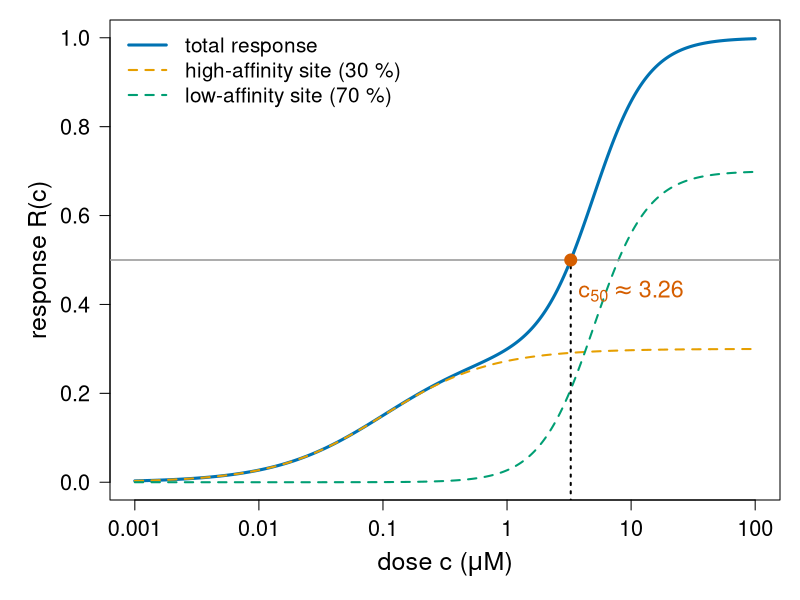
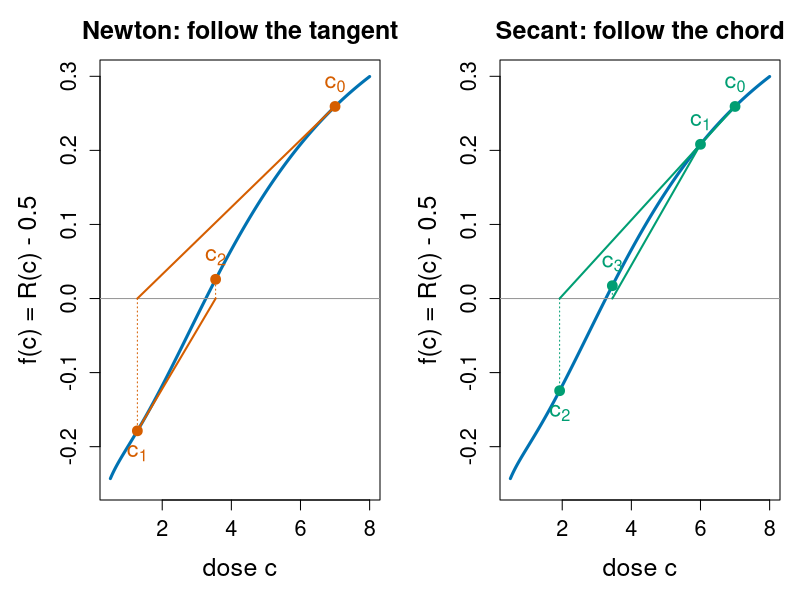
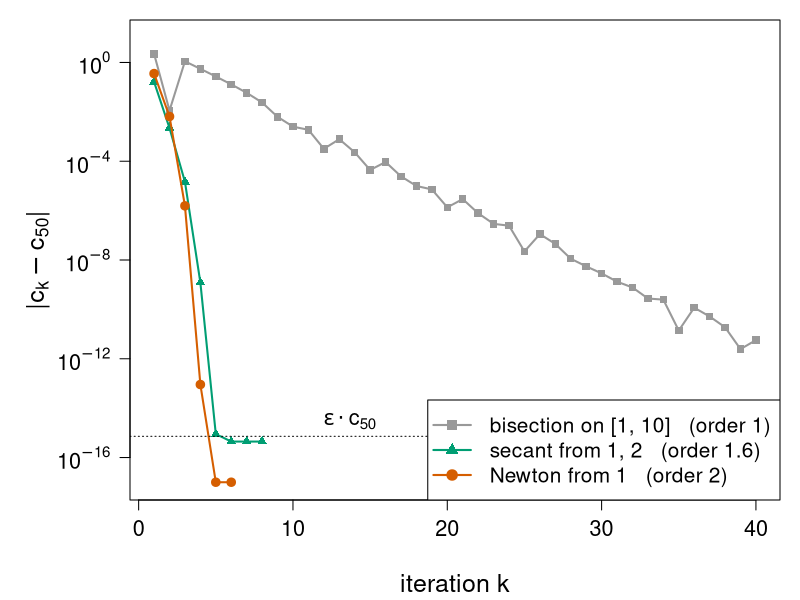
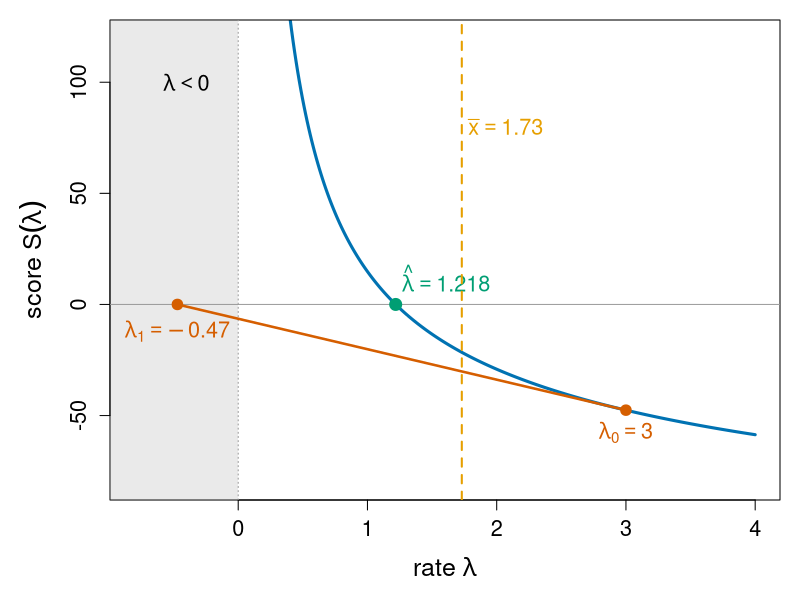
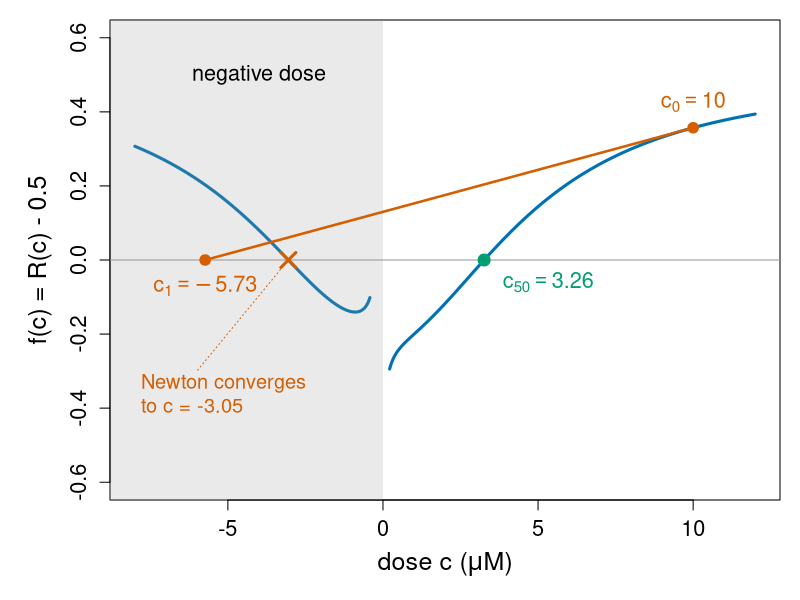
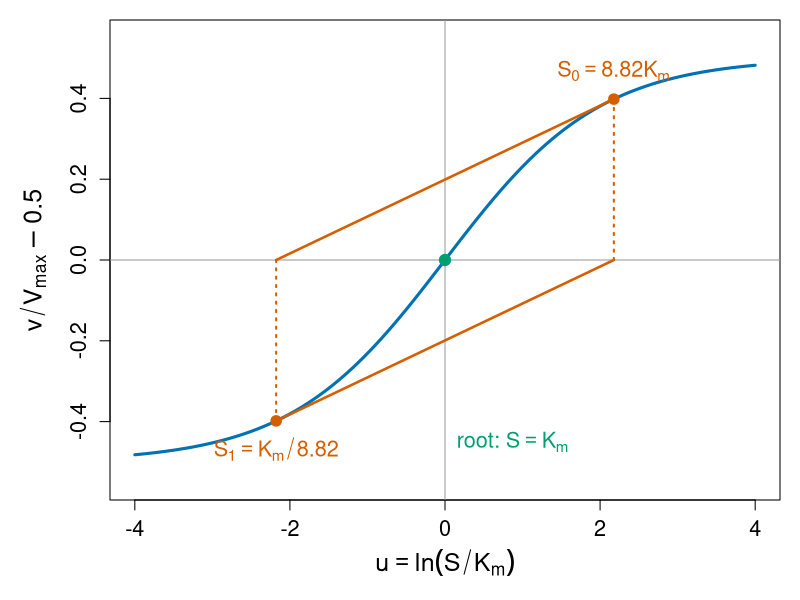

The R script that drew these images, in order:
# Figures for the newton/ unit ("Newton and secant methods").
#
# Re-run by hand from this folder (it is NOT run by `quarto render`):
#   cd newton && Rscript make-newton-figs.R
#
# Base R graphics only (grDevices::svg). Colours are Okabe-Ito
# (colour-blind safe). Makes:
#   fig01-two-site.svg       two-site dose-response curve and its c50
#   fig02-newton-secant.svg  Newton tangents and secant chords, side by side
#   fig03-convergence.svg    error vs iteration: bisection, secant, Newton
#   fig04-score.svg          score of the zero-truncated Poisson; bad Newton start
#   fig05-flat.svg           Newton from a high dose jumps to a negative dose
#   fig06-cycle.svg          Newton cycles on a Michaelis-Menten curve in log dose

oi <- c(orange = "#E69F00", sky = "#56B4E9", green = "#009E73",
        yellow = "#F0E442", blue = "#0072B2", red = "#D55E00",
        purple = "#CC79A7", grey = "#999999")

## ---- the running examples (same code as on the slides) ---------------------

R  <- function(c) 0.3 * c / (0.1 + c) + 0.7 * c^2 / (25 + c^2)  # two-site response
f  <- function(c) R(c) - 0.5
df <- function(c) 0.03 / (0.1 + c)^2 + 35 * c / (25 + c^2)^2
c50 <- 3.261305265055212

x  <- rep(1:5, c(52, 30, 12, 5, 1))     # UMI counts in cells where the gene is seen
n  <- length(x); sx <- sum(x)
S  <- function(l) sx / l - n / (-expm1(-l))                     # score
dS <- function(l) -sx / l^2 + n * exp(-l) / expm1(-l)^2
lhat <- 1.218469525830130

newton_path <- function(f, df, x0, k) {
  xs <- x0
  for (i in 1:k) xs <- c(xs, xs[length(xs)] - f(xs[length(xs)]) / df(xs[length(xs)]))
  xs
}

## ---- fig01: two-site dose-response ------------------------------------------

svg("fig01-two-site.svg", width = 9, height = 5.5)
par(mar = c(5, 5.5, 1, 1), cex.lab = 1.5, cex.axis = 1.3)
cc <- 10^seq(-3, 2, length.out = 400)
plot(cc, R(cc), type = "l", log = "x", lwd = 3, col = oi["blue"], ylim = c(0, 1),
     xlab = expression("dose " * c ~ "(" * mu * "M)"), ylab = "response R(c)", axes = FALSE)
axis(1, at = 10^(-3:2), labels = c("0.001", "0.01", "0.1", "1", "10", "100"))
axis(2, las = 1); box()
lines(cc, 0.3 * cc / (0.1 + cc), lty = 2, lwd = 2, col = oi["orange"])
lines(cc, 0.7 * cc^2 / (25 + cc^2), lty = 2, lwd = 2, col = oi["green"])
abline(h = 0.5, col = oi["grey"], lwd = 1.5)
segments(c50, -0.1, c50, 0.5, lty = 3, lwd = 2)
points(c50, 0.5, pch = 19, cex = 1.6, col = oi["red"])
text(c50 * 1.15, 0.43, expression(c[50] %~~% 3.26), adj = 0, cex = 1.4, col = oi["red"])
legend("topleft", c("total response", "high-affinity site (30 %)", "low-affinity site (70 %)"),
       col = oi[c("blue", "orange", "green")], lty = c(1, 2, 2), lwd = c(3, 2, 2),
       cex = 1.25, bty = "n")
dev.off()

## ---- fig02: Newton tangents vs secant chords --------------------------------

svg("fig02-newton-secant.svg", width = 12, height = 5)
par(mfrow = c(1, 2), mar = c(5, 5, 3, 1), cex.lab = 1.5, cex.axis = 1.3, cex.main = 1.5)
cc <- seq(0.5, 8, length.out = 300)
lab <- function(x, y, i, col) text(x, y, bquote(c[.(i)]), cex = 1.4, col = col)
## Newton from c0 = 7
plot(cc, f(cc), type = "l", lwd = 3, col = oi["blue"], xlab = expression("dose " * c),
     ylab = "f(c) = R(c) - 0.5", main = "Newton: follow the tangent", ylim = c(-0.25, 0.3))
abline(h = 0, col = oi["grey"])
p <- newton_path(f, df, 7, 2)
for (i in 1:2) {
  segments(p[i], f(p[i]), p[i + 1], 0, col = oi["red"], lwd = 2)
  segments(p[i + 1], 0, p[i + 1], f(p[i + 1]), lty = 3, col = oi["red"])
}
points(p, f(p), pch = 19, col = oi["red"], cex = 1.3)
for (i in 0:2) lab(p[i + 1], f(p[i + 1]) + c(0.03, -0.03, 0.03)[i + 1], i, oi["red"])
## secant from c0 = 7, c1 = 6
plot(cc, f(cc), type = "l", lwd = 3, col = oi["blue"], xlab = expression("dose " * c),
     ylab = "f(c) = R(c) - 0.5", main = "Secant: follow the chord", ylim = c(-0.25, 0.3))
abline(h = 0, col = oi["grey"])
s <- c(7, 6); for (i in 1:2) { k <- length(s); s <- c(s, s[k] - f(s[k]) * (s[k] - s[k - 1]) / (f(s[k]) - f(s[k - 1]))) }
for (i in 1:2) {
  lines(c(s[i], s[i + 2]), c(f(s[i]), 0), col = oi["green"], lwd = 2)
  segments(s[i + 2], 0, s[i + 2], f(s[i + 2]), lty = 3, col = oi["green"])
}
points(s, f(s), pch = 19, col = oi["green"], cex = 1.3)
for (i in 0:3) lab(s[i + 1], f(s[i + 1]) + c(0.03, 0.03, -0.03, 0.03)[i + 1], i, oi["green"])
dev.off()

## ---- fig03: convergence ------------------------------------------------------

lo <- 1; hi <- 10; eb <- c()
for (k in 1:40) { m <- (lo + hi) / 2; eb <- c(eb, abs(m - c50)); if (f(lo) * f(m) <= 0) hi <- m else lo <- m }
s <- c(1, 2); for (k in 1:8) { j <- length(s); if (f(s[j]) == f(s[j - 1])) break
  s <- c(s, s[j] - f(s[j]) * (s[j] - s[j - 1]) / (f(s[j]) - f(s[j - 1]))) }
es <- abs(s[-(1:2)] - c50)
en <- abs(newton_path(f, df, 1, 6)[-1] - c50)
fl <- 1e-17                              # plot exact zeros at the floor
svg("fig03-convergence.svg", width = 9, height = 5.5)
par(mar = c(5, 6.5, 1, 1), cex.lab = 1.5, cex.axis = 1.3, mgp = c(3.8, 1, 0))
plot(seq_along(eb), pmax(eb, fl), log = "y", type = "o", pch = 15, lwd = 2, col = oi["grey"],
     xlim = c(1, 40), ylim = c(1e-17, 10), xlab = "iteration k", ylab = expression("|" * c[k] - c[50] * "|"),
     yaxt = "n")
axis(2, at = 10^seq(-16, 0, 4), labels = parse(text = paste0("10^", seq(-16, 0, 4))), las = 1)
lines(seq_along(es), pmax(es, fl), type = "o", pch = 17, lwd = 2, col = oi["green"])
lines(seq_along(en), pmax(en, fl), type = "o", pch = 19, lwd = 2, col = oi["red"])
abline(h = .Machine$double.eps * c50, lty = 3)
text(12, 3e-15, expression(epsilon %.% c[50]), adj = 0, cex = 1.3)
legend("bottomright", c("bisection on [1, 10]   (order 1)", "secant from 1, 2   (order 1.6)",
                       "Newton from 1   (order 2)"),
       col = oi[c("grey", "green", "red")], pch = c(15, 17, 19), lwd = 2, cex = 1.25, bg = "white")
dev.off()

## ---- fig04: score of the zero-truncated Poisson -----------------------------

svg("fig04-score.svg", width = 9, height = 5.5)
par(mar = c(5, 5.5, 1, 1), cex.lab = 1.5, cex.axis = 1.3)
ll <- seq(0.4, 4, length.out = 300)
plot(ll, S(ll), type = "l", lwd = 3, col = oi["blue"], ylim = c(-80, 120),
     xlim = c(-0.8, 4), xlab = expression("rate " * lambda), ylab = expression("score " * S(lambda)))
abline(h = 0, col = oi["grey"]); abline(v = 0, col = oi["grey"], lty = 3)
rect(-2, -200, 0, 300, col = adjustcolor(oi["grey"], 0.2), border = NA)
text(-0.4, 100, expression(lambda < 0), cex = 1.3)
points(lhat, 0, pch = 19, col = oi["green"], cex = 1.6)
text(lhat + 0.05, 12, expression(hat(lambda) == 1.218), adj = 0, cex = 1.3, col = oi["green"])
l0 <- 3; l1 <- l0 - S(l0) / dS(l0)
segments(l0, S(l0), l1, 0, col = oi["red"], lwd = 2.5)
points(c(l0, l1), c(S(l0), 0), pch = 19, col = oi["red"], cex = 1.4)
text(l0, S(l0) - 10, expression(lambda[0] == 3), cex = 1.3, col = oi["red"])
text(l1, -12, expression(lambda[1] == -0.47), cex = 1.3, col = oi["red"])
abline(v = mean(x), lty = 2, col = oi["orange"], lwd = 2)
text(mean(x) + 0.05, 80, expression(bar(x) == 1.73), adj = 0, cex = 1.3, col = oi["orange"])
dev.off()

## ---- fig05: Newton from a high dose jumps to a negative dose -----------------

svg("fig05-flat.svg", width = 9, height = 5.5)
par(mar = c(5, 5.5, 1, 1), cex.lab = 1.5, cex.axis = 1.3)
cc <- seq(-8, 12, length.out = 600)
cc <- cc[abs(cc + 0.1) > 0.15]           # skip the pole of c/(0.1 + c) at c = -0.1
fc <- f(cc); fc[abs(cc + 0.1) < 0.3] <- NA
plot(cc, fc, type = "l", lwd = 3, col = oi["blue"], ylim = c(-0.6, 0.6),
     xlab = expression("dose " * c ~ "(" * mu * "M)"), ylab = "f(c) = R(c) - 0.5")
rect(-20, -2, 0, 2, col = adjustcolor(oi["grey"], 0.2), border = NA)
text(-4, 0.5, "negative dose", cex = 1.3)
abline(h = 0, col = oi["grey"])
p <- newton_path(f, df, 10, 6)
segments(p[1], f(p[1]), p[2], 0, col = oi["red"], lwd = 2.5)
points(p[1], f(p[1]), pch = 19, col = oi["red"], cex = 1.4)
points(p[2], 0, pch = 19, col = oi["red"], cex = 1.4)
text(p[1], f(p[1]) + 0.07, expression(c[0] == 10), cex = 1.3, col = oi["red"])
text(p[2], -0.07, expression(c[1] == -5.73), cex = 1.3, col = oi["red"])
points(p[7], 0, pch = 4, lwd = 3, cex = 2, col = oi["red"])
segments(p[7], 0, -6, -0.3, col = oi["red"], lty = 3)
text(-7.8, -0.36, "Newton converges\nto c = -3.05", cex = 1.2, col = oi["red"], adj = 0)
points(c50, 0, pch = 19, cex = 1.6, col = oi["green"])
text(c50 + 0.6, -0.06, expression(c[50] == 3.26), adj = 0, cex = 1.3, col = oi["green"])
dev.off()

## ---- fig06: Newton cycles on Michaelis-Menten in log dose --------------------

us <- 2.177318984965307                  # root of sinh(u) = 2u
svg("fig06-cycle.svg", width = 9, height = 5.5)
par(mar = c(5, 5.5, 1, 1), cex.lab = 1.5, cex.axis = 1.3)
uu <- seq(-4, 4, length.out = 300)
g  <- function(u) 1 / (1 + exp(-u)) - 0.5
plot(uu, g(uu), type = "l", lwd = 3, col = oi["blue"], ylim = c(-0.55, 0.55),
     xlab = expression(u == ln(S / K[m])), ylab = expression(v / V[max] - 0.5))
abline(h = 0, v = 0, col = oi["grey"])
segments(us, g(us), -us, 0, col = oi["red"], lwd = 2.5)
segments(-us, g(-us), us, 0, col = oi["red"], lwd = 2.5)
segments(c(-us, us), 0, c(-us, us), g(c(-us, us)), lty = 3, col = oi["red"], lwd = 2)
points(c(-us, us), g(c(-us, us)), pch = 19, col = oi["red"], cex = 1.4)
text(us, g(us) + 0.07, expression(S[0] == 8.82 * K[m]), cex = 1.3, col = oi["red"])
text(-us, g(-us) - 0.07, expression(S[1] == K[m] / 8.82), cex = 1.3, col = oi["red"])
text(0.15, -0.45, expression("root: " * S == K[m]), adj = 0, cex = 1.3, col = oi["green"])
points(0, 0, pch = 19, col = oi["green"], cex = 1.5)
dev.off()
